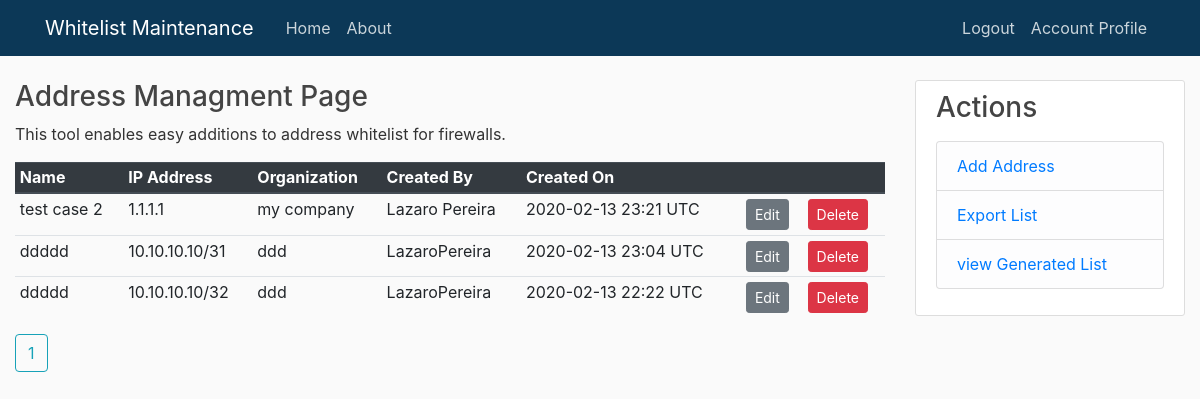
Page / (signed in) on the earlier database version.
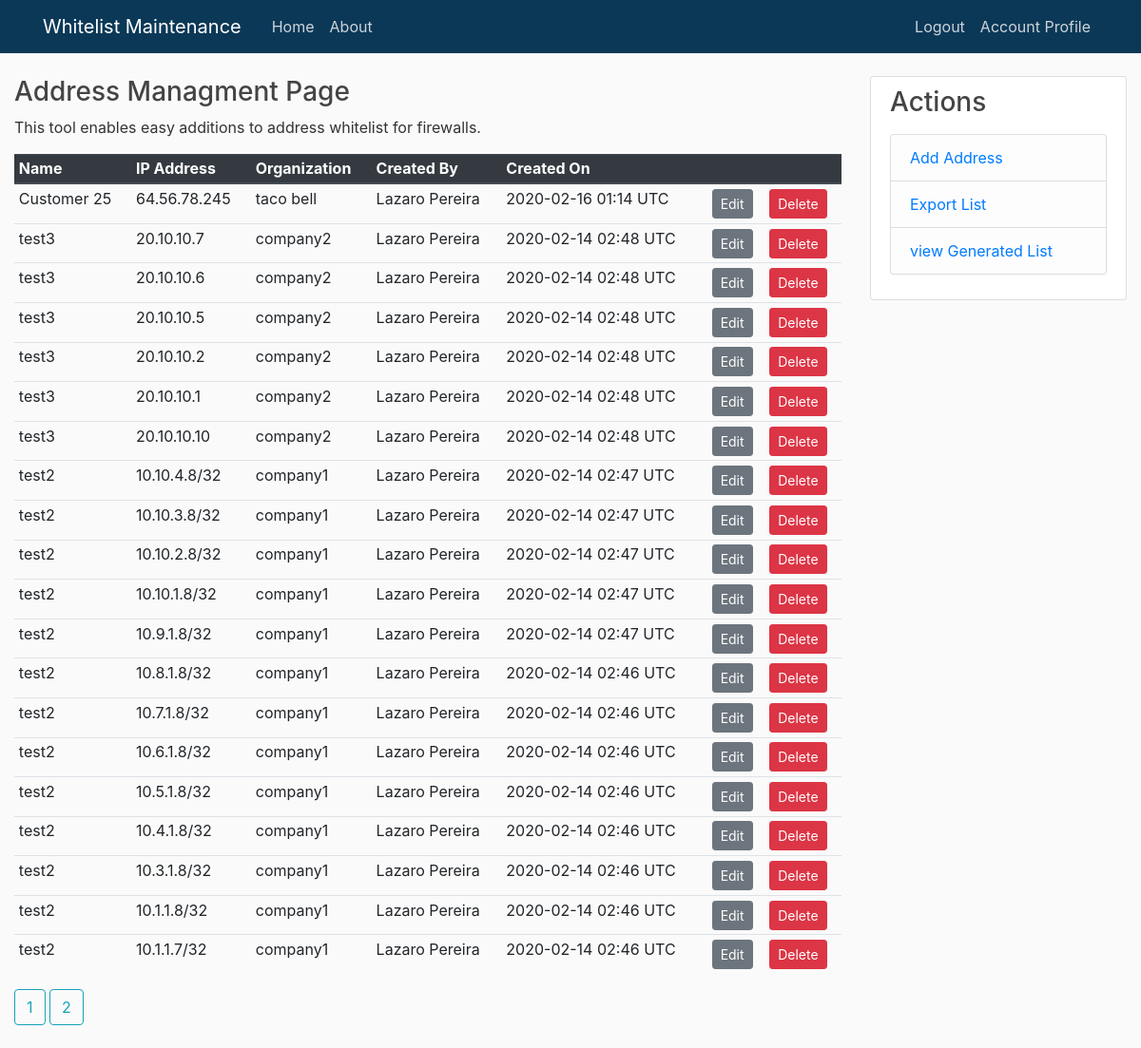
Same page on the later database version.
### eal_manager/models.py (models this page shows, shortened)
class IPAddress(db.Model):
    address_id = db.Column(db.Integer, primary_key=True)
    address = db.Column(db.String(30))
    name = db.Column(db.String(255))
    organization = db.Column(db.String(255))
    date_created = db.Column(db.DateTime, nullable=False, default=datetime.utcnow)
    creator_id = db.Column(db.Integer, db.ForeignKey('user.id'), nullable = False)

### eal_manager/main/routes.py (the view)
@main.route("/")
@login_required
def startpage():
    page = request.args.get('page', 1, type=int)
    whitelisted_addresses = IPAddress.query.order_by(IPAddress.date_created.desc()).paginate(page=page, per_page=20)
    return render_template('index.html', whitelisted_addresses=whitelisted_addresses)

### eal_manager/models.py (called while the page is built)
@login_manager.user_loader
def load_user(email_id):
    return User.query.get(int(email_id))

### eal_manager/templates/index.html (shortened to what this page needs)
{% extends "layout.html" %}
{% block content %}
        <H3>Address Managment Page </H3>
        <p>This tool enables easy additions to address whitelist for firewalls. </p>
        <table class="table table-sm">
            <thead class="thead-dark">
            <tr>
                <th>Name</th>
                <th>IP Address</th>
                <th>Organization</th>
                <th>Created By</th>
                <th>Created On</th>
                <th></th>
                <th></th>
            </tr>
            </thead>
        {% for item in whitelisted_addresses.items %}
          <tr>
            <td>{{ item.name }}</td>
            <td>{{ item.address }}</a></td>
            <td>{{ item.organization }}</td>
            <td>{{ item.creator_id }}</td>
            <td>{{ item.date_created.strftime('%Y-%m-%d  %H:%M') }} UTC </td>
            <td><a href="{{ url_for('addresses.update_addr', addr_id=item.address_id)  }}"><button type="button" class="btn btn-secondary btn-sm " data-toggle="modal" data-target="#editModal">Edit</button></a></td>
            <td><button type="button" class="btn btn-danger btn-sm" data-toggle="modal" data-target="#deleteModal">Delete</button></a></td>
        </tr>
        {% endfor %}
    </table>
   {% for page_num in whitelisted_addresses.iter_pages(left_edge=1, right_edge=1, left_current=1, right_current=2) %}
   {% if page_num %}
    <a class='btn btn-outline-info mb-4' href= "{{ url_for('main.startpage', page=page_num) }}">{{ page_num }} </a>
   {% else %}
   ...
   {% endif%}
   {% endfor%}
{% endblock content %}

### eal_manager/templates/layout.html (shortened to what this page needs)
    <!DOCTYPE html>
<html>
    <head>
        <html lang="en">
  <head>
        <link rel="stylesheet" href="https://stackpath.bootstrapcdn.com/bootstrap/4.3.1/css/bootstrap.min.css">
        <link rel="stylesheet" href="{{ url_for('static',filename='main.css') }}">
    </head>
    <body>
        <header class="site-header">
            <nav class="navbar navbar-expand-md navbar-dark bg-steel fixed-top">
              <div class="container">
                <a class="navbar-brand mr-4" href="/">Whitelist Maintenance</a>
                <div class="collapse navbar-collapse" id="navbarToggle">
                  <div class="navbar-nav mr-auto">
                    <a class="nav-item nav-link" href="{{ url_for('main.startpage')}}">Home</a>
                    <a class="nav-item nav-link" href="{{ url_for('main.startpage')}}">About</a>
                  </div>
                  <div class="navbar-nav">
                    {% if current_user.is_authenticated %}
                      <a class="nav-item nav-link" href="{{ url_for('users.logout')}}">Logout</a>
                      <a class="nav-item nav-link" href="{{ url_for('users.account')}}">Account Profile</a>
                    {% else %}
                      <a class="nav-item nav-link" href="{{ url_for('users.login')}}">Login</a>
                      <a class="nav-item nav-link" href="{{ url_for('users.register')}}">Register</a>
                    {%endif%}
                  </div>
                </div>
              </div>
            </nav>
          </header>
          <main role="main" class="container-fluid">
            <div class="row">
              <div class="col-lg-9">
                {% block content %}
                {% endblock %}
              </div>
              <div class="col-lg-3">
                <div class="content-section">
                  <h3>Actions</h3>
                  <p class='text-muted'>
                    <ul class="list-group">
                      <li class="list-group-item list-group-item-light"><a href="{{ url_for('addresses.createaddress') }}">Add Address</a></li>
                      <li class="list-group-item list-group-item-light"><a href="{{ url_for('addresses.export_addresses') }}">Export List</a></li>
                      <li class="list-group-item list-group-item-light"><a href="{{ url_for('addresses.addr_list') }}">view Generated List</a></li>
                    </ul>
                  </p>
                </div>
              </div>
            </div>
          </main>
  </body>
    </body>
</html>

### eal_manager/static/main.css (style rules this page uses)
body { background: #fafafa; color: #333333; margin-top: 5rem; }
h1, h2, h3, h4, h5, h6 { color: #444444; }
.bg-steel { background-color: #0c3857; }
.site-header .navbar-nav .nav-link { color: #cbd5db; }
.content-section { background: #ffffff; padding: 10px 20px; border: 1px solid #dddddd; border-radius: 3px; margin-bottom: 20px; }

Differences in the rows shown:
no longer on this page (row edited): IPAddress: name "test case 2", address "1.1.1.1", organization "my company", creator_id "Lazaro Pereira", date_created "2020-02-13 23:21"
removed IPAddress: name "ddddd", address "10.10.10.10/31", organization "ddd", creator_id "LazaroPereira", date_created "2020-02-13 23:04"
removed IPAddress: name "ddddd", address "10.10.10.10/32", organization "ddd", creator_id "LazaroPereira", date_created "2020-02-13 22:22"
added IPAddress: name "Customer 25", address "64.56.78.245", organization "taco bell", creator_id "Lazaro Pereira", date_created "2020-02-16 01:14"
added IPAddress: name "test3", address "20.10.10.7", organization "company2", creator_id "Lazaro Pereira", date_created "2020-02-14 02:48"
added IPAddress: name "test3", address "20.10.10.6", organization "company2", creator_id "Lazaro Pereira", date_created "2020-02-14 02:48"
added IPAddress: name "test3", address "20.10.10.5", organization "company2", creator_id "Lazaro Pereira", date_created "2020-02-14 02:48"
added IPAddress: name "test3", address "20.10.10.2", organization "company2", creator_id "Lazaro Pereira", date_created "2020-02-14 02:48"
added IPAddress: name "test3", address "20.10.10.1", organization "company2", creator_id "Lazaro Pereira", date_created "2020-02-14 02:48"
added IPAddress: name "test3", address "20.10.10.10", organization "company2", creator_id "Lazaro Pereira", date_created "2020-02-14 02:48"
added IPAddress: name "test2", address "10.10.4.8/32", organization "company1", creator_id "Lazaro Pereira", date_created "2020-02-14 02:47"
added IPAddress: name "test2", address "10.10.3.8/32", organization "company1", creator_id "Lazaro Pereira", date_created "2020-02-14 02:47"
added IPAddress: name "test2", address "10.10.2.8/32", organization "company1", creator_id "Lazaro Pereira", date_created "2020-02-14 02:47"
added IPAddress: name "test2", address "10.10.1.8/32", organization "company1", creator_id "Lazaro Pereira", date_created "2020-02-14 02:47"
added IPAddress: name "test2", address "10.9.1.8/32", organization "company1", creator_id "Lazaro Pereira", date_created "2020-02-14 02:47"
added IPAddress: name "test2", address "10.8.1.8/32", organization "company1", creator_id "Lazaro Pereira", date_created "2020-02-14 02:46"
added IPAddress: name "test2", address "10.7.1.8/32", organization "company1", creator_id "Lazaro Pereira", date_created "2020-02-14 02:46"
added IPAddress: name "test2", address "10.6.1.8/32", organization "company1", creator_id "Lazaro Pereira", date_created "2020-02-14 02:46"
added IPAddress: name "test2", address "10.5.1.8/32", organization "company1", creator_id "Lazaro Pereira", date_created "2020-02-14 02:46"
added IPAddress: name "test2", address "10.4.1.8/32", organization "company1", creator_id "Lazaro Pereira", date_created "2020-02-14 02:46"
added IPAddress: name "test2", address "10.3.1.8/32", organization "company1", creator_id "Lazaro Pereira", date_created "2020-02-14 02:46"
added IPAddress: name "test2", address "10.1.1.8/32", organization "company1", creator_id "Lazaro Pereira", date_created "2020-02-14 02:46"
added IPAddress: name "test2", address "10.1.1.7/32", organization "company1", creator_id "Lazaro Pereira", date_created "2020-02-14 02:46"
Other differences:
new list line: "2"
